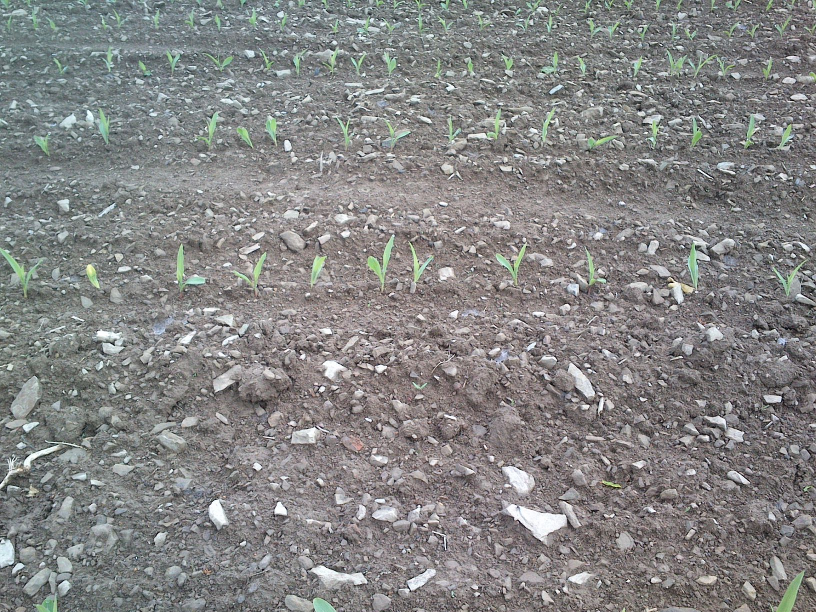
#> input picture 1.jpg, 1632 x 1224 px (shown at 1/2 size)
$ python contours.py 1.jpg   (older library calls are emulated)
#> lines starting #> are read from the running program, lines starting #| are printed output that depends on the picture; after the words box and inside, x2 and y2 are one past the last pixel; in counts of white or black regions, pixels touching at a corner belong together; long printed decimals are rounded
#!/usr/bin/env python3
# -*- coding: utf-8 -*-
# OpenCV required

import os
import sys
import numpy as np
import cv2
from global_functions import ensureDir


def main(path):
#> called with path = '1.jpg'
    src = cv2.imread(path)
#> src is the input picture: shape (1224, 1632, 3); mean B, G, R 132.1, 132.6, 132.7
    src = cv2.resize(src, (0, 0), fx=0.7, fy=0.7)
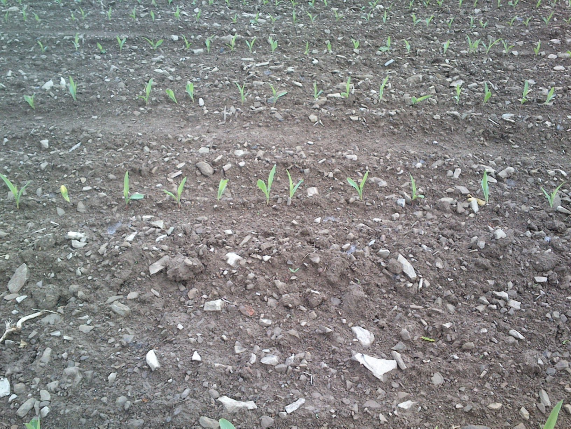
#> src: shape (857, 1142, 3) (shown at 1/2 size); mean B, G, R 132, 132.4, 132.6
    gray = cv2.cvtColor(src, cv2.COLOR_BGR2GRAY)
    thresh = cv2.threshold(gray, 127, 255, 0)[1]
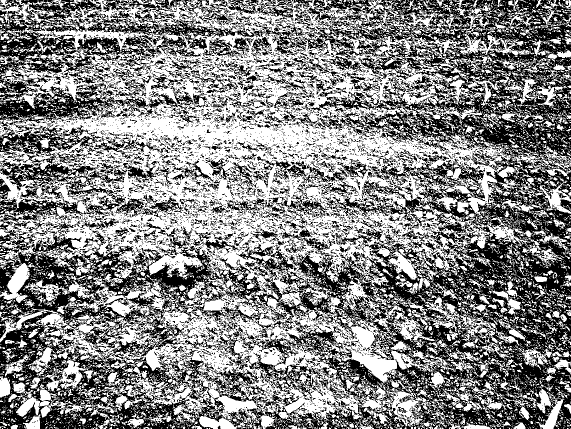
#> thresh: shape (857, 1142) (shown at 1/2 size); 52.7% white; 7035 black regions (6279 under 20 px)

    _, contours, _ = cv2.findContours(
        thresh, cv2.RETR_TREE, cv2.CHAIN_APPROX_SIMPLE)
#> contours = 21967 contours, 19750 with area under 20; largest, box (x1, y1, x2, y2) and area: (0, 0, 1142, 857) 528817, (686, 363, 947, 450) 5952, (523, 640, 690, 715) 5088, (679, 219, 842, 285) 4847, (153, 70, 327, 124) 4656
    contoursLen = len(contours)
#> contoursLen = 21967
    plantsNumber = 0
    colorStep = int(200.0 / contoursLen)
#> colorStep = 0
    PERIMETER_LIMIT = 30
    LINE_WIDTH = 2

    for i in range(contoursLen):
        perimeter = cv2.arcLength(contours[i], True)
        if perimeter > PERIMETER_LIMIT:
            plantsNumber += 1
            val = (i + 1) * colorStep
            cv2.drawContours(src, [contours[i]], -1,
                             (val, val, val), LINE_WIDTH)
            print("(" + str(val) + "," + str(val) + "," +
                  str(val) + ") : " + str(perimeter))
#> this loop made 21967 passes
#> perimeter on passes 1 to 12: 0, 4, 2, 0, 0, 0, 2, 0, 4, 2, 0, 2
#| (0,0,0) : 33.556
#| (0,0,0) : 49.799
#| (0,0,0) : 55.213
#| (0,0,0) : 36.728
#| (0,0,0) : 36.385
#| (0,0,0) : 37.456
#| (0,0,0) : 36.627
#| (0,0,0) : 70.770
#> (further printed lines are left out)
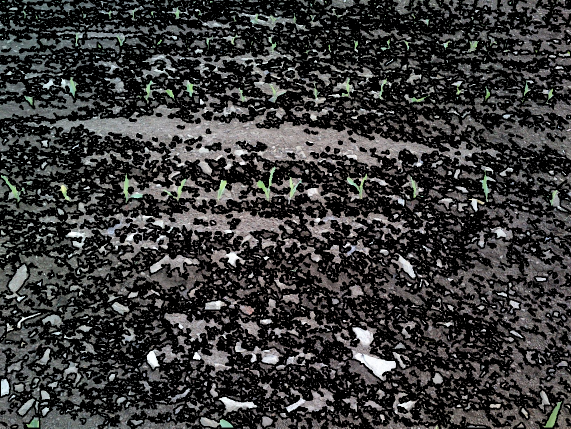
#> src: shape (857, 1142, 3) (shown at 1/2 size); mean B, G, R 58.6, 58.8, 59
#> after the loop, plantsNumber = 1689

    print("\n" + str(plantsNumber) + " plants.")
#| 1689 plants.

    cv2.imshow("Contours", src)
    cv2.waitKey(0)
    cv2.destroyAllWindows()


def printUsage():
    print("""
    USAGE:
    python contours.py <img-path>
    e.g.: python contours.py bar/foo.jpg
    """)


if __name__ == "__main__":
    if len(sys.argv) > 1:
        src = sys.argv[1]
        main(src)
    else:
        printUsage()
